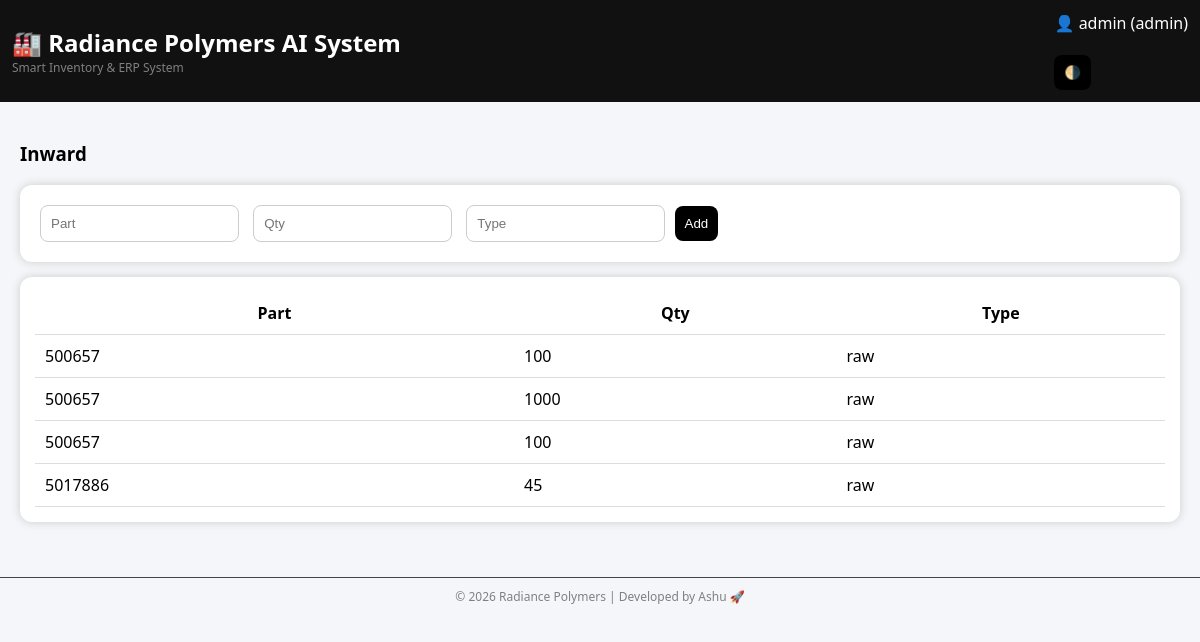
The app's page /inward (signed in), older data.
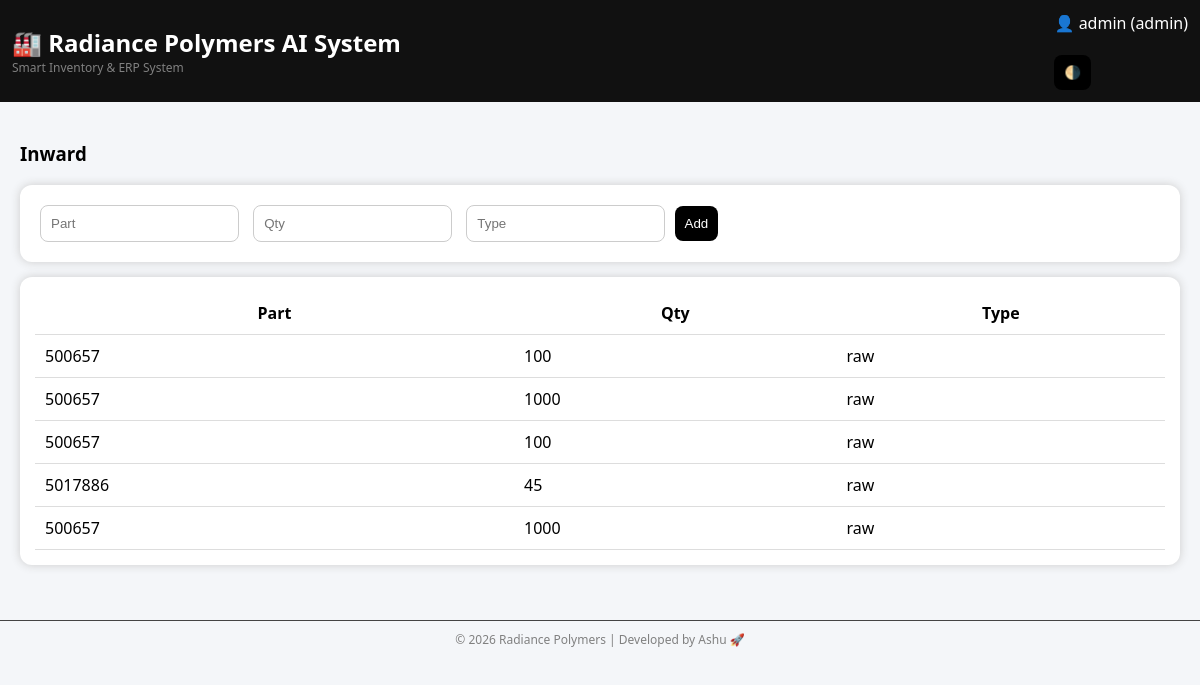
The same page, newer data.
### tables this page shows
CREATE TABLE inward(
    id INTEGER PRIMARY KEY, part TEXT, qty INTEGER, type TEXT);

### app.py (the view, shortened to what this page needs)
@app.route('/inward', methods=['GET', 'POST'])
def inward():
    if session.get('role') not in ['admin', 'inward']:
        return "Access Denied ❌"
    conn = get_db()
    cur = conn.cursor()
    data = cur.execute("SELECT * FROM inward").fetchall()
    conn.close()
    return render_template("inward.html", data=data)

### app.py (called while the page is built)
def get_db():
    conn = sqlite3.connect("erp.db", check_same_thread=False)
    conn.row_factory = sqlite3.Row
    return conn

### templates/inward.html
{% extends 'base.html' %}
{% block content %}
<h3>Inward</h3>
<div class="card">
<form method="post">
<input name="part" placeholder="Part" value="{{ part }}">
<input name="qty" placeholder="Qty">
<input name="type" placeholder="Type">
<button>Add</button>
</form>
</div>
<div class="card">
<table>
<tr><th>Part</th><th>Qty</th><th>Type</th></tr>
{% for i in data %}
<tr>
<td>{{ i['part'] }}</td>
<td>{{ i['qty'] }}</td>
<td>{{ i['type'] }}</td>
</tr>
{% endfor %}
</table>
</div>
{% endblock %}

Row changes from the older to the newer data that the page shows:
added inward: part "500657", qty "1000", type "raw"
